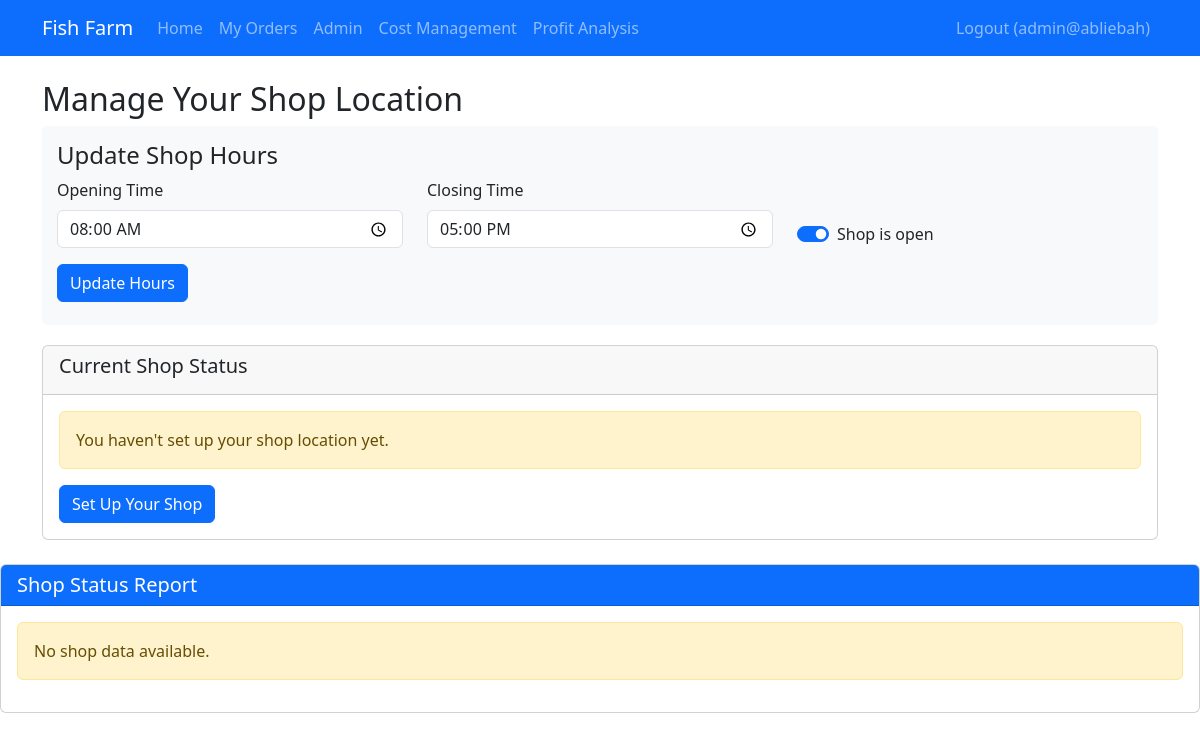
Before: /shop_management.php (signed in) with the older database file.
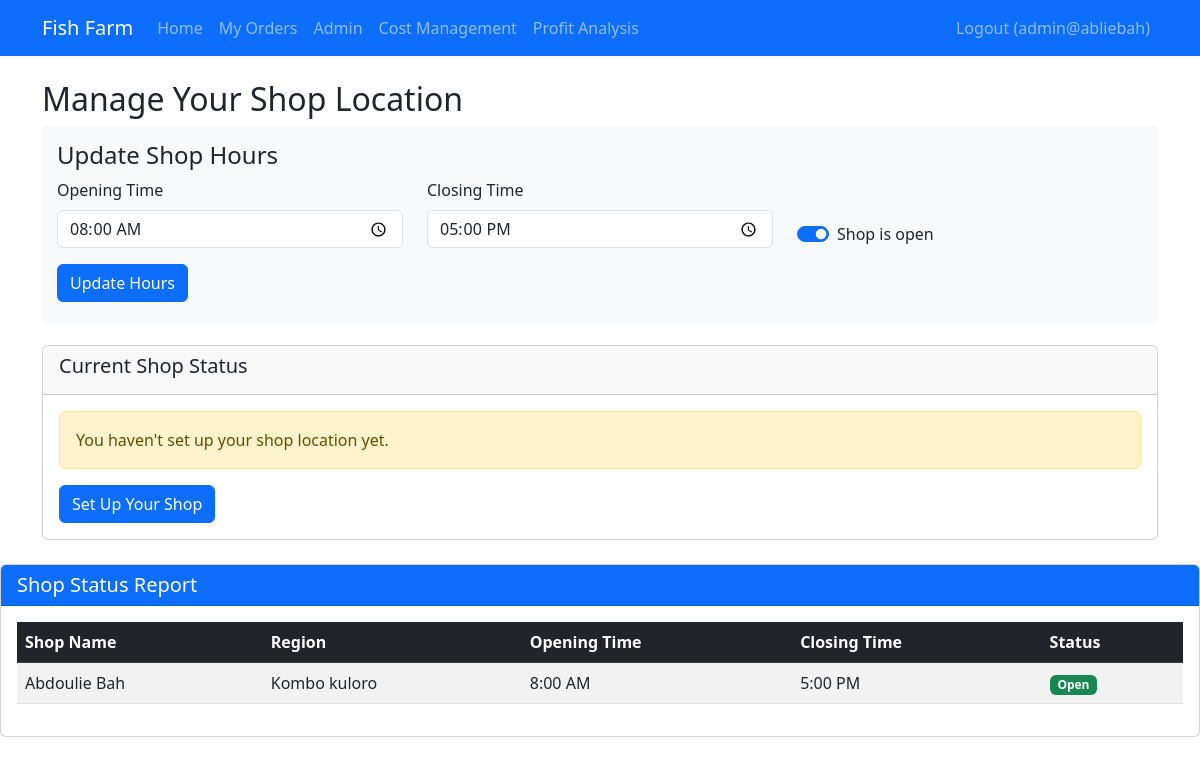
After: the same page with the newer database file.
### tables this page shows
CREATE TABLE `shop_locations` (
  `id` int(11) NOT NULL,
  `employee_id` int(11) NOT NULL,
  `location_name` varchar(100) NOT NULL,
  `region` varchar(100) NOT NULL,
  `contact_phone` varchar(20) NOT NULL,
  `opening_time` time NOT NULL,
  `closing_time` time NOT NULL,
  `is_open` tinyint(1) DEFAULT 1,
  `created_at` timestamp NOT NULL DEFAULT current_timestamp(),
  `updated_at` timestamp NOT NULL DEFAULT current_timestamp() ON UPDATE current_timestamp()
);

### auth.php (called while the page is built, shortened)
<?php
function isLoggedIn()
{
    return isset($_SESSION['user_id']);
}
function isAdmin()
{
    return isLoggedIn() && $_SESSION['role'] === 'admin';
}

### shop_management.php (the view, shortened to what this page needs)
<?php
require_once 'auth.php';
require_once 'functions.php';
$currentShop = [];
if (isset($_SESSION['user_id'])) {
    $stmt = $pdo->prepare("SELECT * FROM shop_locations WHERE employee_id = ?");
    $stmt->execute([$_SESSION['user_id']]);
    $currentShop = $stmt->fetch();
}
?>
<!DOCTYPE html>
<html lang="en">
<head>
    <link href="https://cdn.jsdelivr.net/npm/bootstrap@5.3.0/dist/css/bootstrap.min.css" rel="stylesheet">
</head>
<body>
    <?php include 'navbar.php'; ?>
    <div class="container mt-4">
        <h2>Manage Your Shop Location</h2>
        <div class="real-time-update">
            <h4>Update Shop Hours</h4>
            <form id="hoursForm">
                <div class="row mb-3">
                    <div class="col-md-4">
                        <label for="opening_time" class="form-label">Opening Time</label>
                        <input type="time" class="form-control" id="opening_time" name="opening_time"
                            value="<?= htmlspecialchars($currentShop['opening_time'] ?? '08:00') ?>" required>
                    </div>
                    <div class="col-md-4">
                        <label for="closing_time" class="form-label">Closing Time</label>
                        <input type="time" class="form-control" id="closing_time" name="closing_time"
                            value="<?= htmlspecialchars($currentShop['closing_time'] ?? '17:00') ?>" required>
                    </div>
                    <div class="col-md-4 d-flex align-items-end">
                        <div class="form-check form-switch">
                            <input class="form-check-input" type="checkbox" id="is_open" name="is_open"
                                <?= ($currentShop['is_open'] ?? 1) ? 'checked' : '' ?>>
                            <label class="form-check-label" for="is_open">Shop is open</label>
                        </div>
                    </div>
                </div>
                <button type="submit" class="btn btn-primary">Update Hours</button>
            </form>
        </div>
        <div class="card">
            <div class="card-header">
                <h5>Current Shop Status</h5>
            </div>
            <div class="card-body">
                <?php if ($currentShop): ?>
                    <div class="row">
                        <div class="col-md-6">
                            <h6>Location Information</h6>
                            <p><strong>Name:</strong> <?= htmlspecialchars($currentShop['location_name']) ?></p>
                            <p><strong>Region:</strong> <?= htmlspecialchars($currentShop['region']) ?></p>
                            <p><strong>Contact:</strong> <?= htmlspecialchars($currentShop['contact_phone']) ?></p>
                        </div>
                        <div class="col-md-6">
                            <h6>Operating Hours</h6>
                            <p><strong>Opening Time:</strong> <span id="currentOpening"><?= date('g:i A', strtotime($currentShop['opening_time'])) ?></span></p>
                            <p><strong>Closing Time:</strong> <span id="currentClosing"><?= date('g:i A', strtotime($currentShop['closing_time'])) ?></span></p>
                            <p><strong>Status:</strong>
                                <span class="badge <?= $currentShop['is_open'] ? 'bg-success' : 'bg-danger' ?>" id="currentStatus">
                                    <?= $currentShop['is_open'] ? 'Open' : 'Closed' ?>
                                </span>
                            </p>
                        </div>
                    </div>
                <?php else: ?>
                    <div class="alert alert-warning">You haven't set up your shop location yet.</div>
                    <a href="setup_shop.php" class="btn btn-primary">Set Up Your Shop</a>
                <?php endif; ?>
            </div>
        </div>
    </div>
    <d class="card mt-4">
        <div class="card-header bg-primary text-white">
            <h5 class="mb-0">Shop Status Report</h5>
        </div>
        <div class="card-body">
            <?php
            try {
                $stmt = $pdo->query("SELECT location_name, region, opening_time, closing_time, is_open FROM shop_locations");
                $shops = $stmt->fetchAll();
                if ($shops): ?>
                    <table class="table table-striped table-hover">
                        <thead class="table-dark">
                            <tr>
                                <th>Shop Name</th>
                                <th>Region</th>
                                <th>Opening Time</th>
                                <th>Closing Time</th>
                                <th>Status</th>
                            </tr>
                        </thead>
                        <tbody>
                            <?php foreach ($shops as $shop): ?>
                                <tr>
                                    <td><?= htmlspecialchars($shop['location_name']) ?></td>
                                    <td><?= htmlspecialchars($shop['region']) ?></td>
                                    <td><?= date('g:i A', strtotime($shop['opening_time'])) ?></td>
                                    <td><?= date('g:i A', strtotime($shop['closing_time'])) ?></td>
                                    <td>
                                        <span class="badge <?= $shop['is_open'] ? 'bg-success' : 'bg-danger' ?>">
                                            <?= $shop['is_open'] ? 'Open' : 'Closed' ?>
                                        </span>
                                    </td>
                                </tr>
                            <?php endforeach; ?>
                        </tbody>
                    </table>
                <?php else: ?>
                    <div class="alert alert-warning">No shop data available.</div>
            <?php endif;
            } catch (PDOException $e) {
                echo '<div class="alert alert-danger">Error fetching shop data: ' . htmlspecialchars($e->getMessage()) . '</div>';
            }
            ?>
        </div>
</body>
</html>

### navbar.php (shortened to what this page needs)
<?php
require_once 'auth.php';
?>
<nav class="navbar navbar-expand-lg navbar-dark bg-primary">
    <div class="container">
        <a class="navbar-brand" href="index.php">Fish Farm</a>
        <div class="collapse navbar-collapse" id="navbarNav">
            <ul class="navbar-nav me-auto">
                <li class="nav-item">
                    <a class="nav-link <?= basename($_SERVER['PHP_SELF']) === 'index.php' ? 'active' : '' ?>" href="index.php">
                        Home
                    </a>
                </li>
                <?php if (isLoggedIn()): ?>
                    <li class="nav-item">
                        <a class="nav-link <?= basename($_SERVER['PHP_SELF']) === 'orders.php' ? 'active' : '' ?>" href="orders.php">My Orders</a>
                    </li>
                <?php endif; ?>
                <?php if (isAdmin()): ?>
                    <li class="nav-item">
                        <a class="nav-link <?= basename($_SERVER['PHP_SELF']) === 'admin.php' ? 'active' : '' ?>" href="admin.php">Admin</a>
                    </li>
                    <li class="nav-item">
                        <a class="nav-link <?= basename($_SERVER['PHP_SELF']) === 'cost_management.php' ? 'active' : '' ?>" href="cost_management.php">Cost Management</a>
                    </li>
                    <li class="nav-item">
                        <a class="nav-link <?= basename($_SERVER['PHP_SELF']) === 'profit_analysis.php' ? 'active' : '' ?>" href="profit_analysis.php">Profit Analysis</a>
                    </li>
                <?php endif; ?>
            </ul>
            <ul class="navbar-nav">
                <?php if (isLoggedIn()): ?>
                    <li class="nav-item">
                        <a class="nav-link" href="logout.php">Logout (<?= htmlspecialchars($_SESSION['username']) ?>)</a>
                    </li>
                <?php endif; ?>
            </ul>
        </div>
    </div>
</nav>

### shop_management.php (style rules this page uses)
.real-time-update { background-color: #f8f9fa; padding: 15px; border-radius: 5px; margin-bottom: 20px; }

Changed rows visible on the page:
added shop_locations: location_name "Abdoulie Bah", region "Kombo kuloro", opening_time "8:00 AM", closing_time "5:00 PM", is_open "Open"
Other visible differences:
text no longer shown: "No shop data available."
text now shown: "Shop Name Region Opening Time Closing Time Status"
